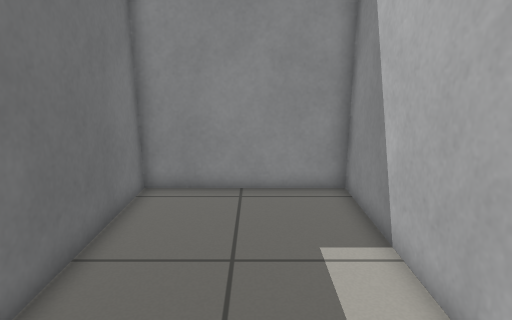
View 1 (above)

15 first-person views from a walk through a robot-simulator world made for Gazebo. The camera is 0.97 m above the floor, tilts 14° down and sees 75° across. The floor is counted in squares, 0.25 m on a side. Each view is taken from the middle of a square. On the plan, view 1 faces up. The plan holds only what a view shows up to about 20 squares ahead; the rest is blank.

View 2
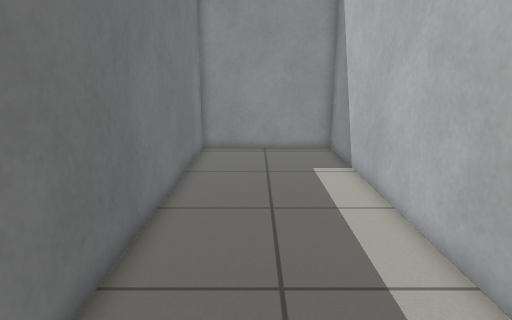

View 3
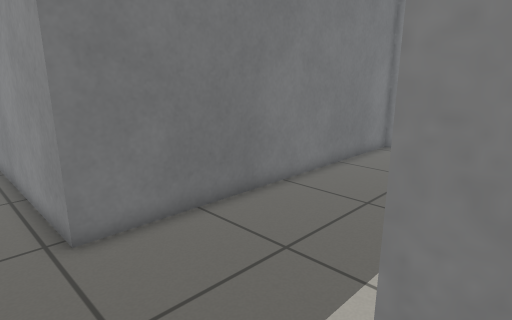

View 4
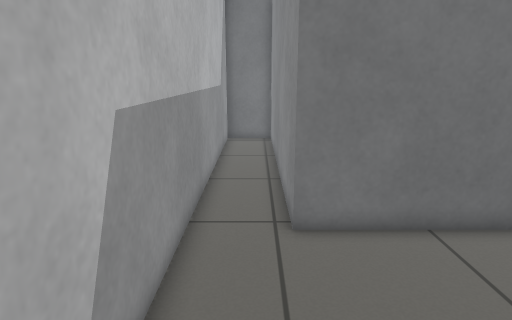

View 5
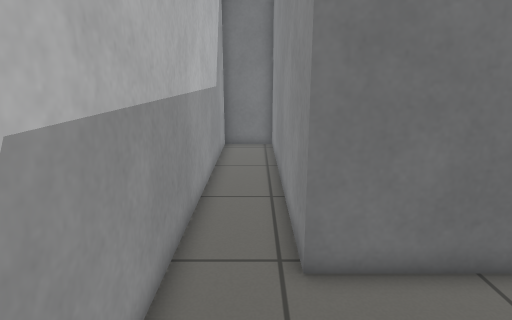

View 6
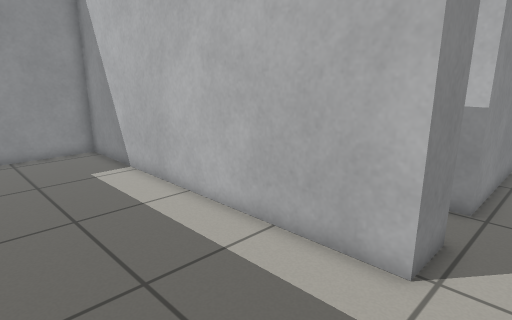

View 7
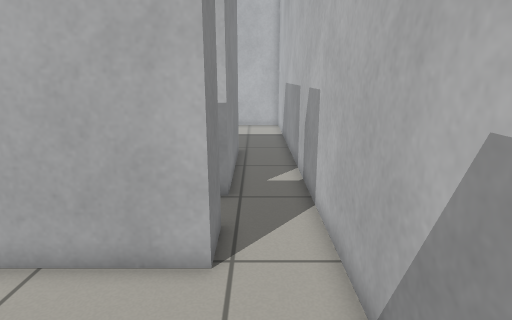

View 8
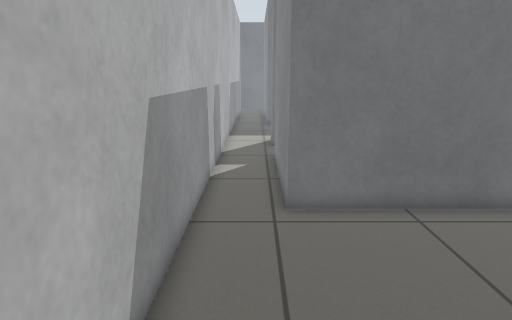

View 9
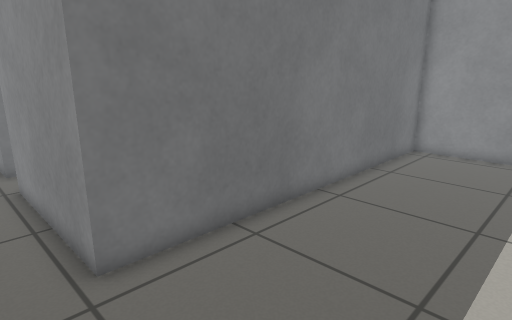

View 10
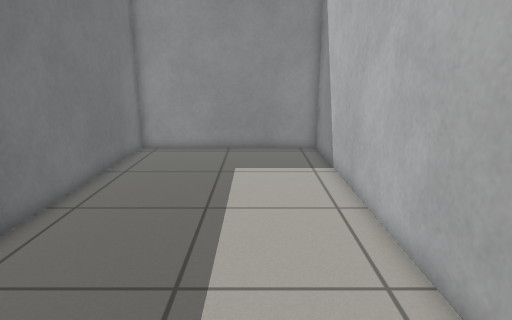

View 11
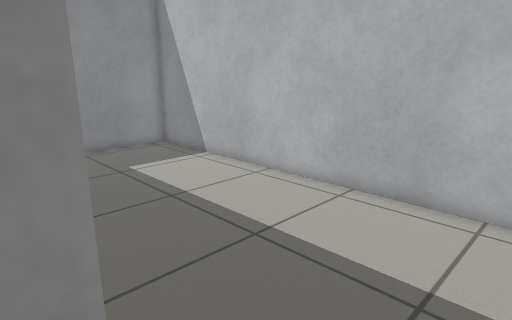

View 12
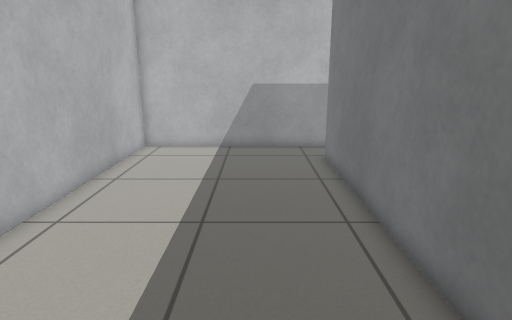

View 13
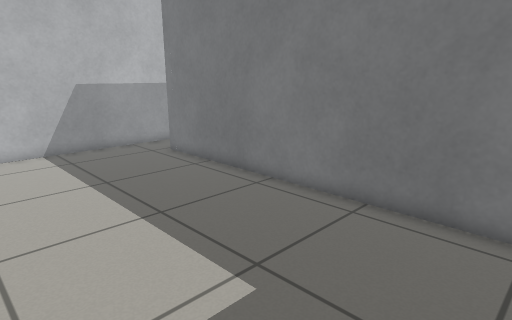

View 14
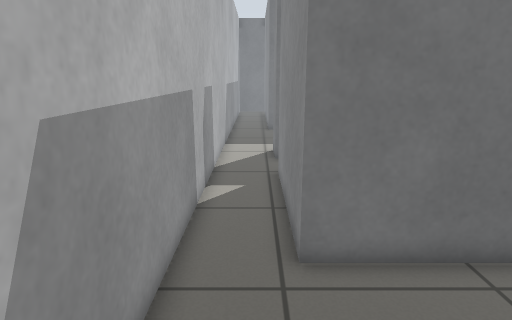

View 15
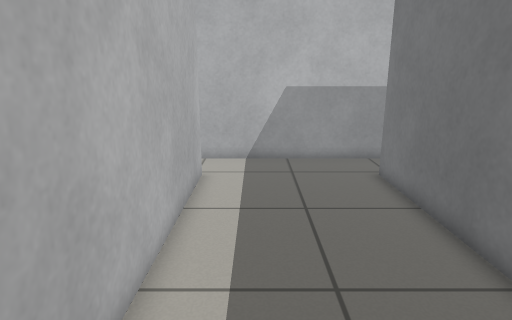

### Floor plan
Points are (right, up) in squares from view 1. A wall is a line through its corners. A room is listed if a view was taken in it or the views show most of it. See-through windows are left out.
Room 1 (views 1, 2, 5, 6, 7, 15)
walls: (3.2, -5.1) (3.2, 11.4) (-4, 11.4) (-4, -5.1) (-17.4, -5.1) (-17.4, -7.8) (1.5, -7.8)
ways out: opening at (1.5, -6.5) to room 2
Room 2 (views 3, 4, 8, 9, 10, 11, 12, 13, 14)
walls: (5.2, -4.6) (5.2, -5.1) (3.2, -5.1); (1.5, -7.8) (24.4, -7.8) (24.4, 11.4) (14.6, 11.4) (14.6, -5.1) (7.6, -5.1) (7.6, -4.5)
ways out: opening at (1.5, -6.5) to room 1

Where each view was taken, in squares from view 1:
view 1: 0 up, 0 right, facing up
view 2: 7 down, 1 left, facing up
view 3: 7 down, 4 right, facing up-left
view 4: 6 down, 4 right, facing left
view 5: 6 down, 2 right, facing left
view 6: 7 down, 3 left, facing up-right
view 7: 6 down, 3 left, facing right
view 8: 6 down, 24 right, facing left
view 9: 7 down, 21 right, facing up-left
view 10: 7 down, 21 right, facing up
view 11: 7 down, 14 right, facing up-right
view 12: 11 up, 18 right, facing down
view 13: 11 up, 24 right, facing down-left
view 14: 6 down, 21 right, facing left
view 15: 8 up, 1 right, facing down
